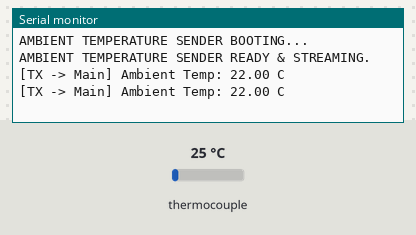
Recording of a sketch running on a simulated ESP32-S3. Parts: the last lines printed to the serial monitor. Wiring (inferred from the names in the program): MAX31855 thermocouple converter: CS GPIO 9. Inputs (shaded band) come from the test bench; at power-on: thermocouple 25 °C.

Above: at 4.7 s.
4.8 s: thermocouple set to 6 °C
At 6.1 s:
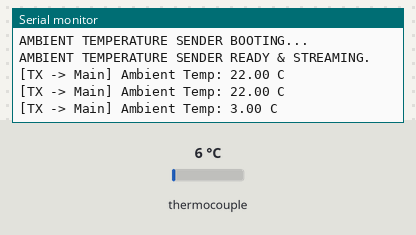
6.3 s: thermocouple set to 75 °C
At 7.3 s:
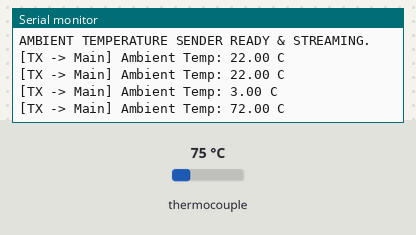
Timing chart, 0 to 9.3 s (numbered marks = the images above; inputs shaded):
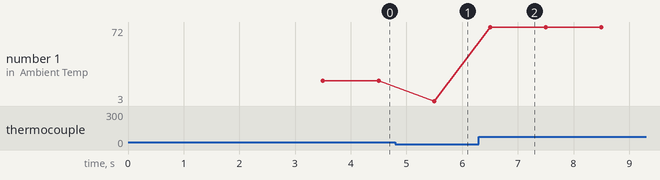

Measured:
- after the input at 4.8 s, the serial monitor: prints a new line after 0.70 s (image 1)
- after the input at 6.3 s, the serial monitor: prints a new line after 0.20 s (image 2)
- plotted number 1: 22 → 3 after the input at 4.8 s, 3 → 72 after the input at 6.3 s

The sketch:

cpu2_extension.ino
```cpp
#include <Arduino.h>
#include <SPI.h>

// ==========================================
// PIN DEFINITIONS
// ==========================================
// MAX31855 SPI Thermocouple CS Pin for Ambient
#define PIN_T_AMB_CS 9  // Adjust CS pin to your hardware setup

// UART Serial Pins to Main ESP32
#define PIN_UART_TX 42  // Transmit Pin -> Main ESP32 RX (Pin 42)
#define PIN_UART_RX 41  // Receive Pin  <- Main ESP32 TX (Pin 41)

// Standard SPI Pins
#define SPI_SCK 12
#define SPI_MISO 13
#define SPI_MOSI 11

#define SENSOR_DISCONNECTED -999.0

// Hardware Serial Instance 2 for Main Board Communication
HardwareSerial SerialMain(2);

bool faultAmb = false;

// Non-blocking timer variables
unsigned long previousMillis = 0;
const unsigned long interval = 1000;  // 1 second interval

// Function Declarations
void pushTempValue();
float readTemperatureSPI(int csPin, bool &faultFlag);

// ==========================================
// MAX31855 SPI READING
// ==========================================
float readTemperatureSPI(int csPin, bool &faultFlag) {
  SPI.beginTransaction(SPISettings(1000000, MSBFIRST, SPI_MODE0));
  digitalWrite(csPin, LOW);

  uint32_t raw = 0;
  for (int i = 0; i < 4; i++) {
    raw <<= 8;
    raw |= SPI.transfer(0x00);
  }

  digitalWrite(csPin, HIGH);
  SPI.endTransaction();

  // Fault check: bit 16, or bus disconnected state (all 0s or all 1s)
  if ((raw & 0x00010000) || raw == 0x00000000 || raw == 0xFFFFFFFF) {
    faultFlag = true;
    return SENSOR_DISCONNECTED;
  }

  int16_t value = (raw >> 18) & 0x3FFF;
  if (raw & 0x80000000) {
    value |= 0xC000;  // Sign extension
  }

  float temp = value * 0.25;
  faultFlag = false;
  return temp - 3.0;  // Calibration offset
}

// ==========================================
// SETUP & LOOP
// ==========================================


void setup() {
  Serial.begin(115200);

  // Initialize pins and SPI
  pinMode(PIN_T_AMB_CS, OUTPUT);
  digitalWrite(PIN_T_AMB_CS, HIGH);
  SPI.begin(SPI_SCK, SPI_MISO, SPI_MOSI);

  // Initialize UART2
  SerialMain.begin(115200, SERIAL_8N1, PIN_UART_RX, PIN_UART_TX);

  Serial.println("AMBIENT TEMPERATURE SENDER BOOTING...");

  // Delay to allow main ESP32 setup() to finish booting
  delay(3500);

  // --- CLEAN SERIAL BUFFER CLEARING (NO RESTART) ---
  SerialMain.flush(); // Wait for any outgoing bytes to finish
  while (SerialMain.available() > 0) {
    SerialMain.read(); // Discard any garbage incoming bytes in RX buffer
  }

  Serial.println("AMBIENT TEMPERATURE SENDER READY & STREAMING.");
}

void loop() {
  pushTempValue();
}

void pushTempValue() {
  unsigned long currentMillis = millis();

  if (currentMillis - previousMillis >= interval) {
    previousMillis = currentMillis;

    float ambientTemp = readTemperatureSPI(PIN_T_AMB_CS, faultAmb);

    // Format and send framed packet over UART: <VALUE>
    SerialMain.print('<');
    if (faultAmb || ambientTemp == SENSOR_DISCONNECTED) {
      SerialMain.print("-999.00");
      Serial.println("[TX -> Main] Ambient Temp: FAULT (-999)");
    } else {
      SerialMain.print(ambientTemp, 2);
      Serial.print("[TX -> Main] Ambient Temp: ");
      Serial.print(ambientTemp, 2);
      Serial.println(" C");
    }
    SerialMain.print('>'); // Clean delimiter end (without trailing \r or \n inside parser logic)
    SerialMain.flush();
  }
}
```
